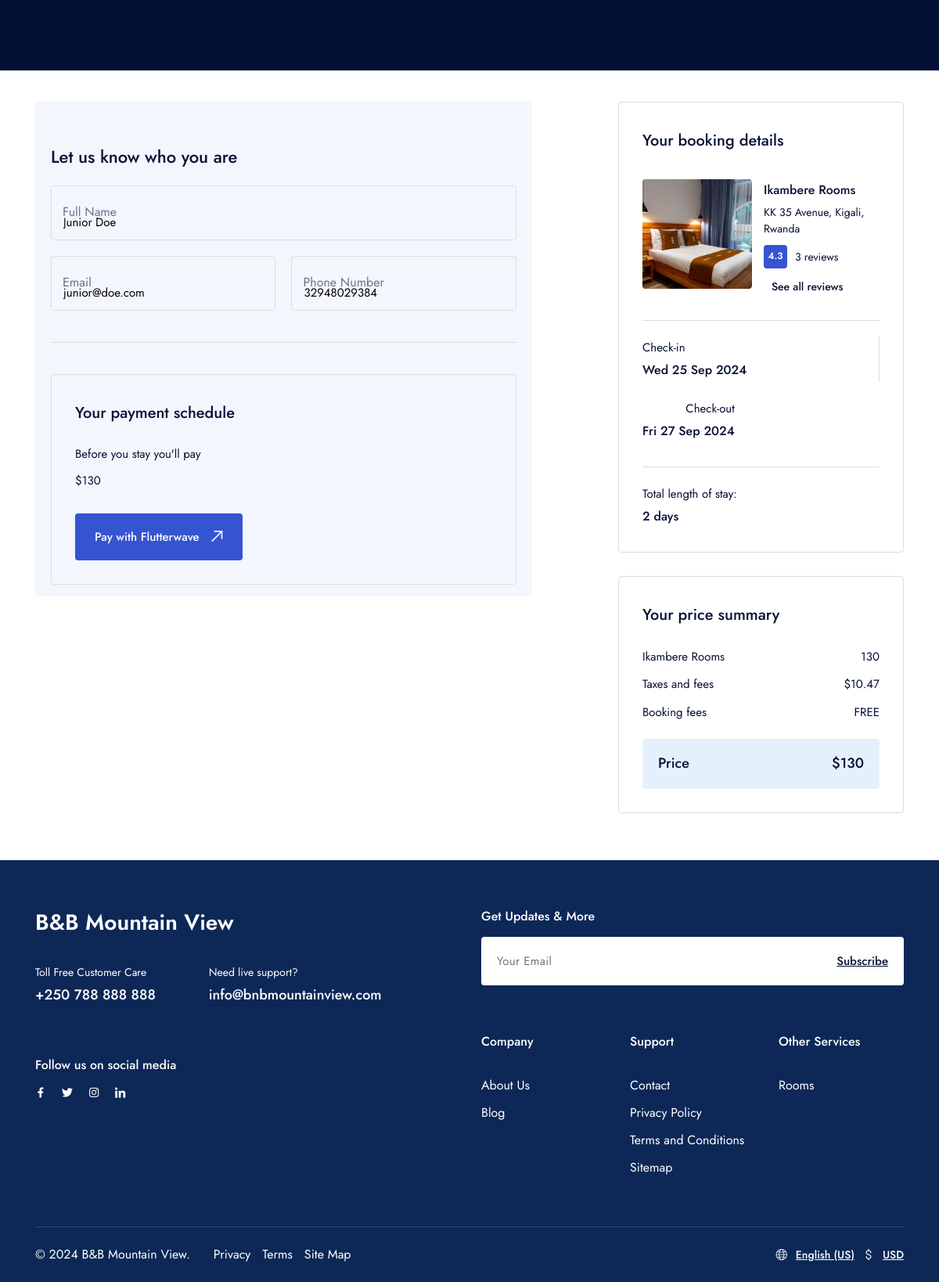
Screenshot of /booking/11 with the database file from the repository.
### home/models.py (models this page shows, shortened)
class Booking(models.Model):
    STATUS_CHOICES = (
        ('pending', 'Pending'),
        ('confirmed', 'Confirmed'),
        ('cancelled', 'Cancelled'),
    )
    PAYMENT_STATUS_CHOICES = (
        ('pending', 'Pending'),
        ('paid', 'Paid'),
        ('failed', 'Failed'),
    )
    room = models.ForeignKey(Room, on_delete=models.CASCADE, related_name='bookings')
    checkInDate = models.DateField(null=True, blank=True)
    checkOutDate = models.DateField(null=True, blank=True)
    name = models.CharField(max_length=255, null=True, blank=True)
    email = models.EmailField(null=True, blank=True)
    phone = models.CharField(max_length=15, null=True, blank=True)
    special_request = models.TextField(null=True, blank=True)
    status = models.CharField(max_length=20, choices=STATUS_CHOICES, null=True, blank=True)
    payment_status = models.CharField(max_length=20, choices=PAYMENT_STATUS_CHOICES, null=True, blank=True)
    transactionId = models.CharField(max_length=100, null=True, blank=True)

class Room(models.Model):
    name = models.CharField(max_length=255)
    slug = models.SlugField(unique=True, blank=True)
    description = models.TextField()
    price = models.IntegerField(null=True, blank=True)
    capacity = models.IntegerField()
    size = models.CharField(max_length=255, null=True, blank=True)
    image = ProcessedImageField(
        upload_to=room_image_path,
        format='JPEG',
        options={'quality': 90},
        null=True,
        blank=True,
    )
    amenities = models.ManyToManyField(Amenity, blank=True)
    created_at = models.DateTimeField(default=timezone.now)
    updated_at = models.DateTimeField(auto_now=True)
    class Meta:
        verbose_name_plural = "Rooms"

### home/views.py (the view)
# urls.py: path('booking/<booking_id>', booking, name="booking"),
def booking(request, booking_id):
    booking = get_object_or_404(Booking, id=booking_id)
    room = booking.room
    length_of_stay = (booking.checkOutDate - booking.checkInDate).days
    reviews = RoomReview.objects.filter(room=room).order_by('-created_at')
    total_reviews = reviews.count()
    avg_location = reviews.aggregate(Avg('location'))['location__avg'] or 0
    avg_staff = reviews.aggregate(Avg('staff'))['staff__avg'] or 0
    avg_cleanliness = reviews.aggregate(Avg('cleanliness'))['cleanliness__avg'] or 0
    avg_value_for_money = reviews.aggregate(Avg('value_for_money'))['value_for_money__avg'] or 0
    avg_comfort = reviews.aggregate(Avg('comfort'))['comfort__avg'] or 0
    avg_facilities = reviews.aggregate(Avg('facilities'))['facilities__avg'] or 0
    avg_free_wifi = reviews.aggregate(Avg('free_wifi'))['free_wifi__avg'] or 0
    overall_rating = (avg_location + avg_staff + avg_cleanliness + avg_value_for_money + avg_comfort + avg_facilities + avg_free_wifi) / 7
    context = {
        'room': room,
        'booking': booking,
        'total_reviews': total_reviews,
        'overall_rating': overall_rating,
        'check_in_date': booking.checkInDate,
        'check_out_date': booking.checkOutDate,
        'length_of_stay': length_of_stay,
    }
    return render(request, 'booking.html', context)

### templates/booking.html (shortened to what this page needs)
{% extends 'layouts/app.html' %}
{% load static %}
{% load humanize %}
{% block content %}
    <br>
    <br>
    <br>
    <section class="pt-40 layout-pb-md">
        <div class="container">
            <div class="row">
                <div class="col-xl-7 col-lg-8">
                    <div class="py-15 px-20 rounded-4 text-15 bg-blue-1-05">
                        <h2 class="text-22 fw-500 mt-40 md:mt-24">Let us know who you are</h2>
                        <div class="row x-gap-20 y-gap-20 pt-20">
                            <div class="col-12">
                                <div class="form-input ">
                                    <input type="text" value="{{ booking.name }}" readonly>
                                    <label class="lh-1 text-16 text-light-1">Full Name</label>
                                </div>
                            </div>
                            <div class="col-md-6">
                                <div class="form-input ">
                                    <input type="text" value="{{ booking.email }}" readonly>
                                    <label class="lh-1 text-16 text-light-1">Email</label>
                                </div>
                            </div>
                            <div class="col-md-6">
                                <div class="form-input ">
                                    <input type="text" value="{{ booking.phone }}" readonly>
                                    <label class="lh-1 text-16 text-light-1">Phone Number</label>
                                </div>
                            </div>
                        </div>
                        <div class="w-full h-1 bg-border mt-40 mb-40"></div>
                        <div class="px-30 py-30 border-light rounded-4 mt-30">
                            <div class="text-20 fw-500 mb-20">Your payment schedule</div>
                            <div class="row y-gap-5 justify-between">
                                <div class="col-auto">
                                    <div class="text-15">Before you stay you'll pay</div>
                                </div>
                                <form method="POST" action="https://checkout.flutterwave.com/v3/hosted/pay">
                                    <div class="col-auto">
                                        <div class="text-15">${{ room.price|intcomma }}</div>
                                    </div>
                                    <br>
                                    <div class="row y-gap-20 items-center justify-between">
                                        <div class="col-auto">
                                            <button class="button h-60 px-24 -dark-1 bg-blue-1 text-white" type="submit" id="start-payment-button">
                                                Pay with Flutterwave <div class="icon-arrow-top-right ml-15"></div>
                                            </button>
                                        </div>
                                    </div>
                                </form>
                            </div>
                        </div>
                    </div>
                </div>
                <div class="col-xl-5 col-lg-4">
                    <div class="ml-80 lg:ml-40 md:ml-0">
                        <div class="px-30 py-30 border-light rounded-4">
                            <div class="text-20 fw-500 mb-30">Your booking details</div>
                            <div class="row x-gap-15 y-gap-20">
                                <div class="col-auto">
                                    <img src="{{ room.image.url }}" alt="image" class="size-140 rounded-4 object-cover">
                                </div>
                                <div class="col">
                                    <div class="lh-17 fw-500">
                                        <a href="{% url 'base:getRoom' room.slug %}">
                                            {{ room.name }}
                                        </a>
                                    </div>
                                    <div class="text-14 lh-15 mt-5">
                                        KK 35 Avenue, Kigali, Rwanda
                                    </div>
                                    <div class="row x-gap-10 y-gap-10 items-center pt-10">
                                        <div class="col-auto">
                                            <div class="d-flex items-center">
                                                <div class="size-30 flex-center bg-blue-1 rounded-4">
                                                    <div class="text-12 fw-600 text-white">
                                                        {{ overall_rating|floatformat:1 }}
                                                    </div>
                                                </div>
                                                <div class="text-14 ml-10">
                                                    {{ total_reviews }} reviews
                                                </div>
                                            </div>
                                        </div>
                                        <div class="col-auto">
                                            <div class="text-14 fw-500 ml-10">
                                                <a href="{% url 'base:getRoom' room.slug %}">
                                                    See all reviews
                                                </a>
                                            </div>
                                        </div>
                                    </div>
                                </div>
                            </div>
                            <div class="border-top-light mt-30 mb-20"></div>
                            <div class="row y-gap-20 justify-between">
                                <div class="col-auto">
                                    <div class="text-15">Check-in</div>
                                    <div class="fw-500">{{ check_in_date|date:"D d M Y" }}</div>
                                </div>
                                <div class="col-auto md:d-none">
                                </div>
                                <div class="col-auto text-right md:text-left">
                                    <div class="text-15">Check-out</div>
                                    <div class="fw-500">{{ check_out_date|date:"D d M Y" }}</div>
                                </div>
                            </div>
                            <div class="border-top-light mt-30 mb-20"></div>
                            <div class="">
                                <div class="text-15">Total length of stay:</div>
                                <div class="fw-500">{{ length_of_stay }} days</div>
                            </div>
                        </div>
                        <div class="px-30 py-30 border-light rounded-4 mt-30">
                            <div class="text-20 fw-500 mb-20">Your price summary</div>
                            <div class="row y-gap-5 justify-between">
                                <div class="col-auto">
                                    <div class="text-15">{{ room.name }}</div>
                                </div>
                                <div class="col-auto">
                                    <div class="text-15">{{ room.price }}</div>
                                </div>
                            </div>
                            <div class="row y-gap-5 justify-between pt-5">
                                <div class="col-auto">
                                    <div class="text-15">Taxes and fees</div>
                                </div>
                                <div class="col-auto">
                                    <div class="text-15">$10.47</div>
                                </div>
                            </div>
                            <div class="row y-gap-5 justify-between pt-5">
                                <div class="col-auto">
                                    <div class="text-15">Booking fees</div>
                                </div>
                                <div class="col-auto">
                                    <div class="text-15">FREE</div>
                                </div>
                            </div>
                            <div class="px-20 py-20 bg-blue-2 rounded-4 mt-20">
                                <div class="row y-gap-5 justify-between">
                                    <div class="col-auto">
                                        <div class="text-18 lh-13 fw-500">Price</div>
                                    </div>
                                    <div class="col-auto">
                                        <div class="text-18 lh-13 fw-500">${{ room.price|intcomma }}</div>
                                    </div>
                                </div>
                            </div>
                        </div>
                    </div>
                </div>
            </div>
        </div>
    </section>
{% endblock %}

### rows the page displays
Booking: name "Junior Doe", email "junior@doe.com", phone "32948029384", checkInDate "Wed 25 Sep 2024", checkOutDate "Fri 27 Sep 2024"
Room: price "130", image (picture), name "Ikambere Rooms"

### other values shown
{{ overall_rating|floatformat:1 }} "4.3"
{{ total_reviews }} "3"
{{ length_of_stay }} "2"
